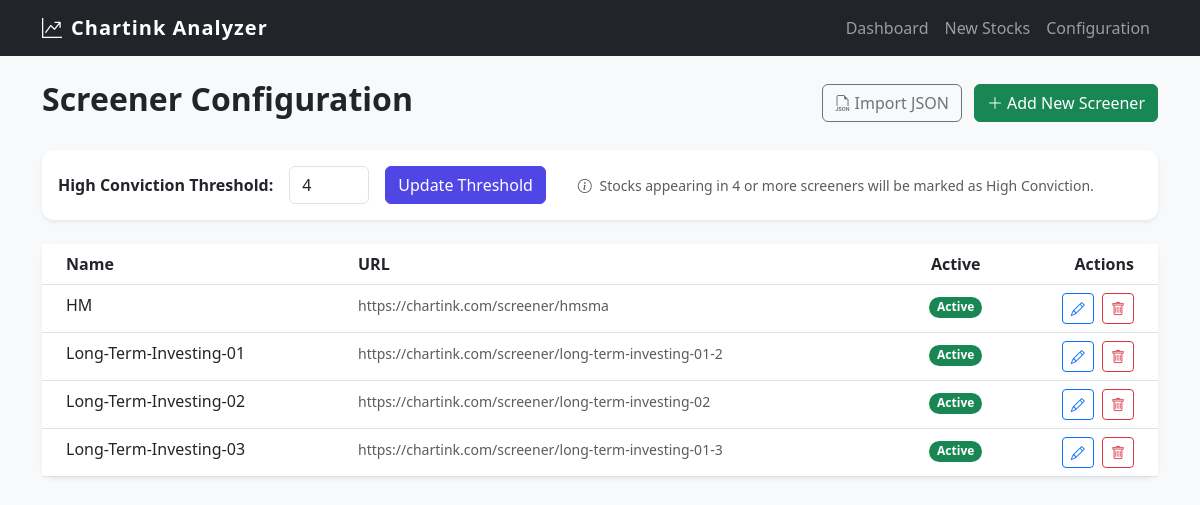
The app's page /analyzer/config/ with its own data.
### analyzer/models.py (models this page shows, shortened)
class Screener(models.Model):
    url = models.URLField(unique=True)
    name = models.CharField(max_length=255, blank=True, help_text="Friendly name for the screener")
    is_active = models.BooleanField(default=True)
    created_at = models.DateTimeField(auto_now_add=True)

### analyzer/views.py (the view)
# urls.py: path('config/', views.screener_list, name='screener_list'),
def screener_list(request):
    screeners = Screener.objects.all().order_by('-is_active', 'name')
    threshold = GlobalSettings.get_setting().min_ranking_threshold
    return render(request, 'analyzer/screener_list.html', {
        'screeners': screeners,
        'threshold': threshold
    })

### analyzer/models.py (called while the page is built)
    @classmethod
    def get_setting(cls):
        obj, created = cls.objects.get_or_create(id=1)
        return obj

### analyzer/templates/analyzer/screener_list.html (shortened to what this page needs)
{% extends 'analyzer/base.html' %}
{% block content %}
<div class="d-flex justify-content-between align-items-center mb-4">
    <h2 class="fw-bold">Screener Configuration</h2>
    <div>
        <a href="{% url 'screener_import' %}" class="btn btn-outline-secondary me-2">
            <i class="bi bi-filetype-json me-1"></i>Import JSON
        </a>
        <a href="{% url 'screener_add' %}" class="btn btn-success">
            <i class="bi bi-plus-lg me-1"></i>Add New Screener
        </a>
    </div>
</div>
<div class="card shadow-sm mb-4">
    <div class="card-body">
        <form action="{% url 'update_settings' %}" method="POST" class="row g-3 align-items-center">
            <div class="col-auto">
                <label for="min_ranking_threshold" class="col-form-label fw-bold">High Conviction Threshold:</label>
            </div>
            <div class="col-auto">
                <input type="number" id="min_ranking_threshold" name="min_ranking_threshold" class="form-control"
                    value="{{ threshold }}" min="1" max="10" style="width: 80px;">
            </div>
            <div class="col-auto">
                <button type="submit" class="btn btn-primary">Update Threshold</button>
            </div>
            <div class="col-auto text-muted small ms-3">
                <i class="bi bi-info-circle me-1"></i> Stocks appearing in {{ threshold }} or more screeners will be
                marked as High Conviction.
            </div>
        </form>
    </div>
</div>
<div class="card shadow-sm">
    <div class="card-body p-0">
        <div class="table-responsive">
            <table class="table table-hover mb-0">
                <thead class="bg-light">
                    <tr>
                        <th class="ps-4">Name</th>
                        <th>URL</th>
                        <th class="text-center">Active</th>
                        <th class="text-end pe-4">Actions</th>
                    </tr>
                </thead>
                <tbody>
                    {% for screener in screeners %}
                    <tr>
                        <td class="ps-4 fw-medium">{{ screener.name|default:"Un-named" }}</td>
                        <td><a href="{{ screener.url }}" target="_blank"
                                class="text-decoration-none text-muted small">{{ screener.url|truncatechars:60 }}</a>
                        </td>
                        <td class="text-center">
                            {% if screener.is_active %}
                            <span class="badge bg-success rounded-pill">Active</span>
                            {% else %}
                            <span class="badge bg-secondary rounded-pill">Inactive</span>
                            {% endif %}
                        </td>
                        <td class="text-end pe-4">
                            <a href="{% url 'screener_edit' screener.id %}"
                                class="btn btn-sm btn-outline-primary me-1"><i class="bi bi-pencil"></i></a>
                            <a href="{% url 'screener_delete' screener.id %}" class="btn btn-sm btn-outline-danger"><i
                                    class="bi bi-trash"></i></a>
                        </td>
                    </tr>
                    {% empty %}
                    <tr>
                        <td colspan="4" class="text-center py-5 text-muted">
                            No screeners configured. Import from JSON or add one manually.
                        </td>
                    </tr>
                    {% endfor %}
                </tbody>
            </table>
        </div>
    </div>
</div>
{% endblock %}

### analyzer/templates/analyzer/base.html (style rules this page uses)
body { background-color: #f8f9fa; }
.card { border: none; box-shadow: 0 4px 6px rgba(0,0,0,0.1); border-radius: 12px; }
.btn-primary { background-color: #4f46e5; border-color: #4f46e5; }

### records on screen
Screener: name "HM", url "https://chartink.com/screener/hmsma", is_active "Active"
Screener: name "Long-Term-Investing-01", url "https://chartink.com/screener/long-term-investing-01-2", is_active "Active"
Screener: name "Long-Term-Investing-02", url "https://chartink.com/screener/long-term-investing-02", is_active "Active"
Screener: name "Long-Term-Investing-03", url "https://chartink.com/screener/long-term-investing-01-3", is_active "Active"

### other values on screen
{{ threshold }} "4"
